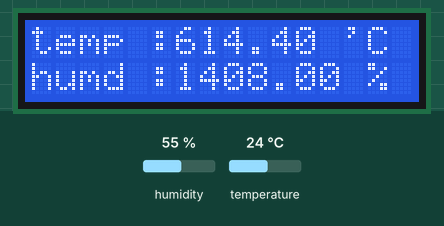
This sketch was run on a simulated Arduino Uno, built with avr-gcc and run on an emulated ATmega328P. Shown: 16×2 character LCD. Wiring (inferred from the names in the program): DHT11 sensor: data A1. The inputs (shaded band) are chosen by the test bench; at power-on: humidity 55 %, temperature 24 °C. What the sketch prints to the serial monitor is not drawn.

Above: at 2.2 s.
2.3 s: humidity set to 22 %
At 4.8 s:
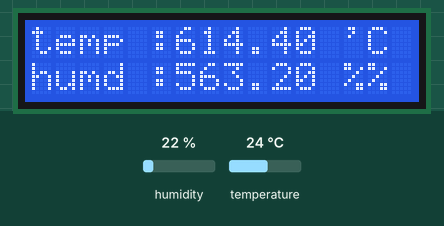
5.2 s: temperature set to 12 °C
At 6.9 s:
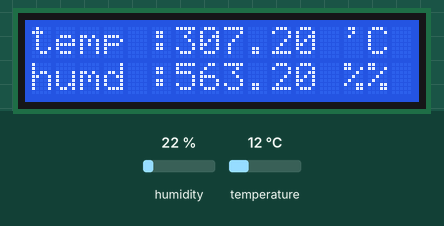
8.1 s: humidity set to 40 %
At 11.1 s:
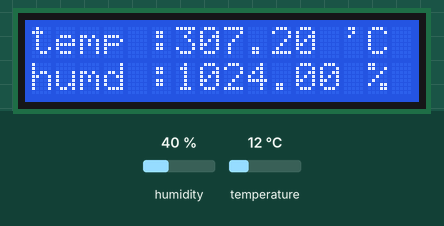
11.7 s: temperature set to 19 °C
At 13.4 s:
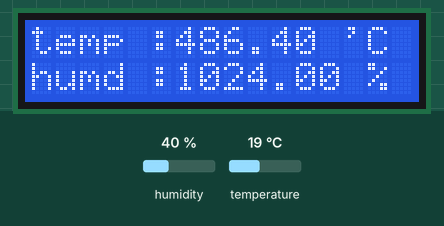
Timing chart, 0 to 14.9 s (numbered marks = the images above; inputs shaded):
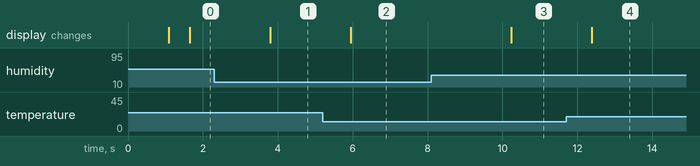

The sketch:

dht-i2cpanel.ino
```cpp
#define DHTPIN A1     // what pin we're connected to

#include <Wire.h>
#include <LiquidCrystal_I2C.h>
#include "DHT.h"
// Set the LCD address to 0x27 for a 16 chars and 2 line display
LiquidCrystal_I2C lcd(0x3F, 16, 2);

// Uncomment whatever type you're using!
//#define DHTTYPE DHT11   // DHT 11
#define DHTTYPE DHT22   // DHT 22  (AM2302)
//#define DHTTYPE DHT21   // DHT 21 (AM2301)

// Connect pin 1 (on the left) of the sensor to +5V
// Connect pin 2 of the sensor to whatever your DHTPIN is
// Connect pin 4 (on the right) of the sensor to GROUND
// Connect a 10K resistor from pin 2 (data) to pin 1 (power) of the sensor

DHT dht(DHTPIN, DHTTYPE);

void setup()
{
  Serial.begin(115200);
  Serial.println("DHTxx test!");

  dht.begin();
  // initialize the LCD
  lcd.begin();

  // Turn on the blacklight and print a message.
  lcd.backlight();
  lcd.print("Hello, sunghwan");
  lcd.setCursor(0,1);
  lcd.print("DHT_Device");
  delay(1000);
  lcd.clear();
}

void loop()
{

  // Reading temperature or humidity takes about 250 milliseconds!
  // Sensor readings may also be up to 2 seconds 'old' (its a very slow sensor)
  float h = dht.readHumidity();
  float t = dht.readTemperature();

  // check if returns are valid, if they are NaN (not a number) then something went wrong!
  if (isnan(t) || isnan(h)) {
    Serial.println("Failed to read from DHT");
  } else {
    Serial.print("Humidity: ");
    Serial.print(h);
    Serial.print(" %\t");
    Serial.print("Temperature: ");
    Serial.print(t);
    Serial.println(" *C");
  }
  lcd.print("temp :");
  lcd.print(t);
  lcd.print(" 'C");
  lcd.setCursor(0, 1);
  lcd.print("humd :");
  lcd.print(h);
  lcd.print(" %");
  lcd.setCursor(0, 0);
  // Do nothing here...
}
```

Measured:
- after the input at 2.3 s, the display: changes after 1.5 s (image 1)
- after the input at 5.2 s, the display: changes after 0.74 s (image 2)
- after the input at 8.1 s, the display: changes after 2.1 s (image 3)
- after the input at 11.7 s, the display: changes after 0.69 s (image 4)
